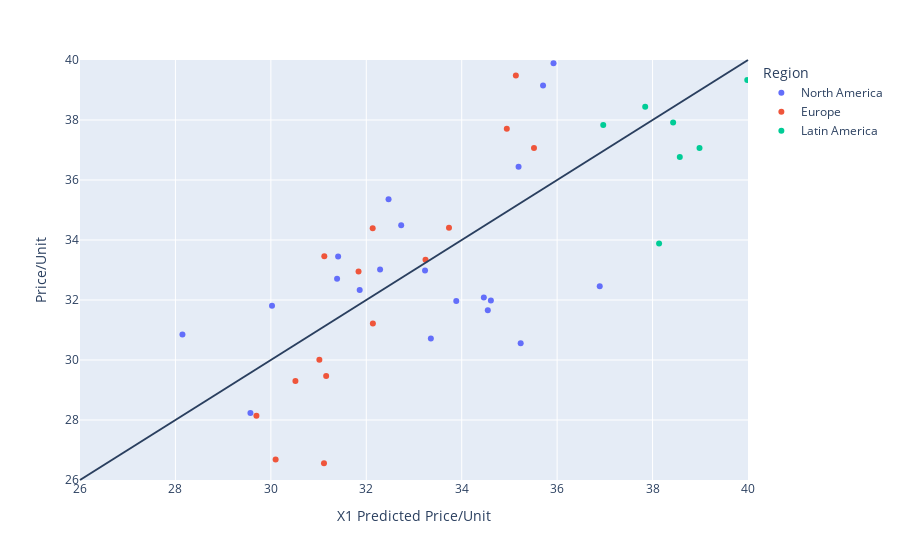

Write notebook code for a chart like this one.
### Code cell
fig = px.scatter(dfwhirlpool, x="X1 Predicted Price/Unit", y="Price/Unit", color="Region")
fig.update_xaxes(range=[26, 40])
fig.update_yaxes(range=[26, 40])
fig.update_layout(shapes = [{'type': 'line', 'yref': 'paper', 'xref': 'paper', 'y0': 0, 'y1': 1, 'x0': 0, 'x1': 1}])
fig.show()

### Figure 1 — Plotly figure (JSON) as saved in the notebook; plotly's stock layout.template omitted (floating-point values rounded to 4 significant figures)
{"data": [{"hovertemplate": "Region=North America<br>X1 Predicted Price/Unit=%{x}<br>Price/Unit=%{y}<extra></extra>", "legendgroup": "North America", "marker": {"color": "#636efa", "symbol": "circle"}, "mode": "markers", "name": "North America", "orientation": "v", "showlegend": true, "type": "scatter", "x": [32.73, 34.46, 30.02, 33.89, 29.57, 31.41, 35.7, 35.24, 28.15, 36.89, 31.39, 31.86, 35.92, 35.19, 32.29, 34.61, 34.55, 32.47, 33.35, 33.23], "xaxis": "x", "y": [34.49, 32.08, 31.81, 31.97, 28.23, 33.45, 39.15, 30.56, 30.85, 32.46, 32.71, 32.33, 39.89, 36.44, 33.02, 31.98, 31.66, 35.36, 30.72, 32.98], "yaxis": "y"}, {"hovertemplate": "Region=Europe<br>X1 Predicted Price/Unit=%{x}<br>Price/Unit=%{y}<extra></extra>", "legendgroup": "Europe", "marker": {"color": "#EF553B", "symbol": "circle"}, "mode": "markers", "name": "Europe", "orientation": "v", "showlegend": true, "type": "scatter", "x": [35.13, 31.16, 31.11, 34.94, 32.14, 33.73, 30.51, 31.02, 30.1, 35.51, 31.84, 33.24, 32.13, 29.7, 31.12], "xaxis": "x", "y": [39.48, 29.47, 26.56, 37.71, 31.22, 34.41, 29.3, 30.01, 26.68, 37.07, 32.95, 33.34, 34.39, 28.14, 33.46], "yaxis": "y"}, {"hovertemplate": "Region=Latin America<br>X1 Predicted Price/Unit=%{x}<br>Price/Unit=%{y}<extra></extra>", "legendgroup": "Latin America", "marker": {"color": "#00cc96", "symbol": "circle"}, "mode": "markers", "name": "Latin America", "orientation": "v", "showlegend": true, "type": "scatter", "x": [36.86, 36.97, 38.14, 38.57, 38.98, 39.98, 40.72, 40.56, 37.85, 38.43], "xaxis": "x", "y": [41.31, 37.83, 33.88, 36.77, 37.07, 39.33, 40.73, 43.78, 38.44, 37.92], "yaxis": "y"}], "layout": {"legend": {"title": {"text": "Region"}, "tracegroupgap": 0}, "margin": {"t": 60}, "shapes": [{"type": "line", "x0": 0, "x1": 1, "xref": "paper", "y0": 0, "y1": 1, "yref": "paper"}], "xaxis": {"anchor": "y", "domain": [0, 1], "range": [26, 40], "title": {"text": "X1 Predicted Price/Unit"}}, "yaxis": {"anchor": "x", "domain": [0, 1], "range": [26, 40], "title": {"text": "Price/Unit"}}}}
